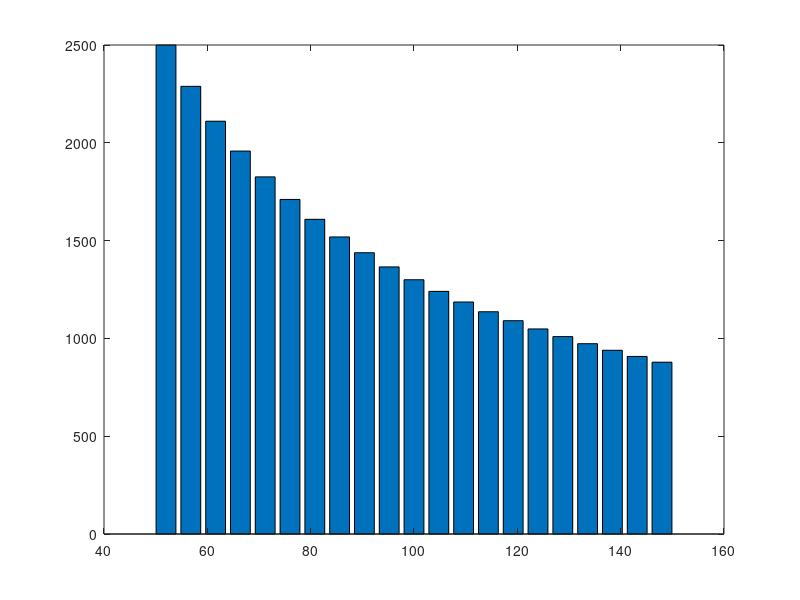

Write the MATLAB code that produced this figure.
%%%%%%%%%%%%%%%%%%%%%%%%%%%%%%%%%%%%%%%%%%%%%%%%%%%%%%%%%%%%%%%
%% ELEC6089 High Volatage Insulation Design - Bushing Design
%% Calculates the lengths of each foil layer - Radial grading
%% Author - TJS and BH
%% date - 26/02/2014
%%%%%%%%%%%%%%%%%%%%%%%%%%%%%%%%%%%%%%%%%%%%%%%%%%%%%%%%%%%%%%%

N = 21               %Number of foils
length = zeros(N, 1) %initiate vectors
radius = zeros(N, 1)
radius(1) = 52       %set inner radius
length(1) = 5000     %first foil length
radius(N) = 148     %outer foil radius
spacing = (radius(21)-radius(1))/(N-1) %even spacing of foils

%calculate each foil radius and length - from Kuffel and Lecture Notes
for i=2:N
    radius(i) = radius(i-1)+spacing
    length(i) = (length(i-1)*radius(i-1))/radius(i)
end

%Plot a graph to indicate validity
lengthhalved = length/2 %half lengths to index from center
bar(radius, lengthhalved) %plot bars with radius

%Write values to .tex file for reference in text.
FID = fopen('RadialVals.tex', 'w');
fprintf(FID, '\\begin{table}[!htb]\n');
fprintf(FID, '\\caption{Radial Grading Calculations Results}\n');
fprintf(FID, '\\label{table:radialvals}\n');
fprintf(FID, '\\begin{center}\n');
fprintf(FID, '\\begin{tabular}{cc}\n');
fprintf(FID, '\\toprule\n');
fprintf(FID, '\\textbf{Radius(mm)} & \\textbf{Length(mm)} \\\\ \\toprule\n');
for k=1:N
    fprintf(FID, '%4.2f & %4.2f \\\\ ', radius(k), length(k));
    fprintf(FID, '\n');
end 
fprintf(FID, '\\bottomrule\n');
fprintf(FID, '\\end{tabular}\n');
fprintf(FID, '\\end{center}\n');
fprintf(FID, '\\end{table}\n');
fclose(FID);

%For easy plotting in COMSOL
z = zeros(N, 1)
r = zeros(N, 1)
zoffset = 1000
roffset = 0
r = radius + roffset
z = zoffset + ((length(1) - length)/2)





